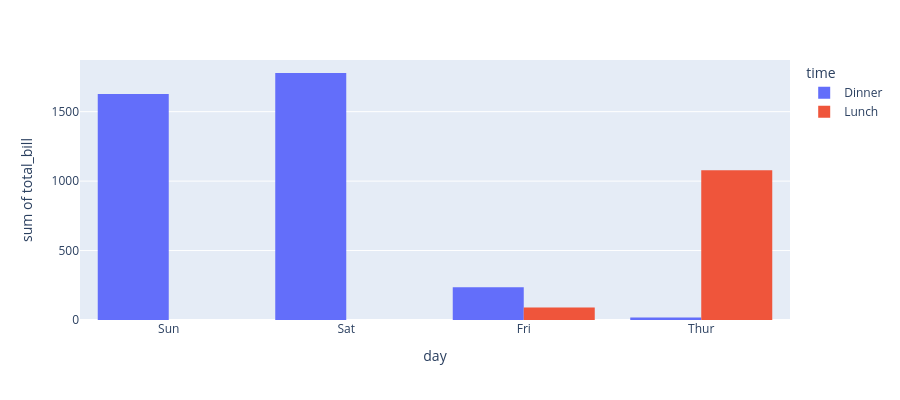

Here is the notebook cell this chart was saved with:
### Markdown cell above
### What days make the most revenue?

### Code cell
day = df['day']
total_bill = df['total_bill']
time = df['time']


day_total_time_gr = px.histogram(df, x=day, y=total_bill,
             color=time, barmode='group',
             height=400)
day_total_time_gr.show()

### Figure 1 — Plotly figure (JSON) as saved in the notebook; plotly's stock layout.template omitted (floating-point values rounded to 4 significant figures; data arrays with more than 128 entries replaced by an {"elided": "..."} marker saying what was removed)
{"data": [{"alignmentgroup": "True", "bingroup": "x", "histfunc": "sum", "hovertemplate": "time=Dinner<br>day=%{x}<br>sum of total_bill=%{y}<extra></extra>", "legendgroup": "Dinner", "marker": {"color": "#636efa", "pattern": {"shape": ""}}, "name": "Dinner", "offsetgroup": "Dinner", "orientation": "v", "showlegend": true, "type": "histogram", "x": {"elided": "176 str values"}, "xaxis": "x", "y": {"elided": "176 float values"}, "yaxis": "y"}, {"alignmentgroup": "True", "bingroup": "x", "histfunc": "sum", "hovertemplate": "time=Lunch<br>day=%{x}<br>sum of total_bill=%{y}<extra></extra>", "legendgroup": "Lunch", "marker": {"color": "#EF553B", "pattern": {"shape": ""}}, "name": "Lunch", "offsetgroup": "Lunch", "orientation": "v", "showlegend": true, "type": "histogram", "x": ["Thur", "Thur", "Thur", "Thur", "Thur", "Thur", "Thur", "Thur", "Thur", "Thur", "Thur", "Thur", "Thur", "Thur", "Thur", "Thur", "Thur", "Thur", "Thur", "Thur", "Thur", "Thur", "Thur", "Thur", "Thur", "Thur", "Thur", "Thur", "Thur", "Thur", "Thur", "Thur", "Thur", "Thur", "Thur", "Thur", "Thur", "Thur", "Thur", "Thur", "Thur", "Thur", "Thur", "Thur", "Thur", "Thur", "Thur", "Thur", "Thur", "Thur", "Thur", "Thur", "Thur", "Thur", "Thur", "Thur", "Thur", "Thur", "Thur", "Thur", "Thur", "Fri", "Fri", "Fri", "Fri", "Fri", "Fri", "Fri"], "xaxis": "x", "y": [27.2, 22.76, 17.29, 19.44, 16.66, 10.07, 32.68, 15.98, 34.83, 13.03, 18.28, 24.71, 21.16, 10.65, 12.43, 24.08, 11.69, 13.42, 14.26, 15.95, 12.48, 29.8, 8.52, 14.52, 11.38, 22.82, 19.08, 20.27, 11.17, 12.26, 18.26, 8.51, 10.33, 14.15, 16.0, 13.16, 17.47, 34.3, 41.19, 27.05, 16.43, 8.35, 18.64, 11.87, 9.78, 7.51, 19.81, 28.44, 15.48, 16.58, 7.56, 10.34, 43.11, 13.0, 13.51, 18.71, 12.74, 13.0, 16.4, 20.53, 16.47, 12.16, 13.42, 8.58, 15.98, 13.42, 16.27, 10.09], "yaxis": "y"}], "layout": {"barmode": "group", "height": 400, "legend": {"title": {"text": "time"}, "tracegroupgap": 0}, "margin": {"t": 60}, "xaxis": {"anchor": "y", "domain": [0, 1], "title": {"text": "day"}}, "yaxis": {"anchor": "x", "domain": [0, 1], "title": {"text": "sum of total_bill"}}}}
